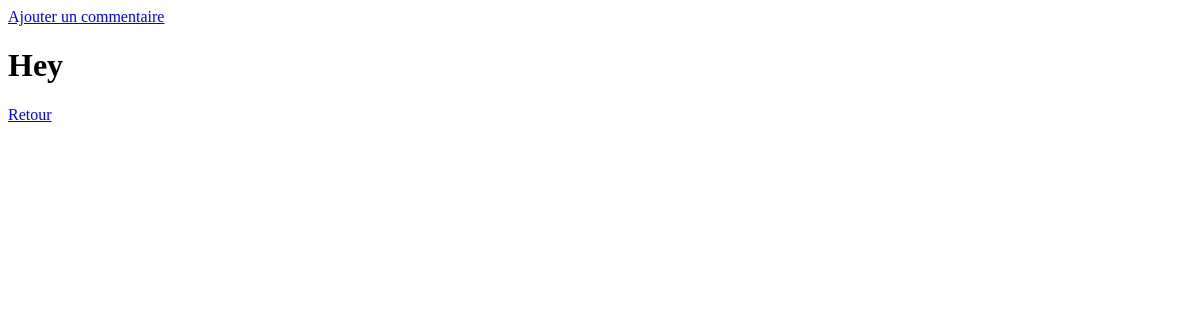
The page /index_commentaires/ on the database as committed earlier.
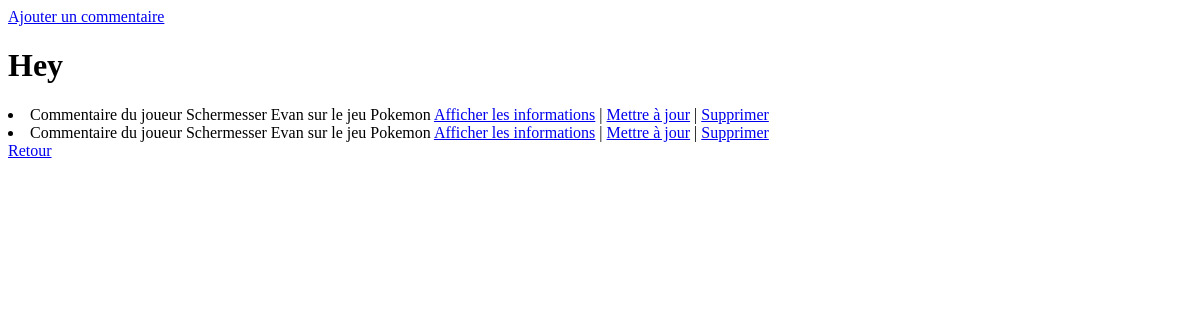
The same page on the database as committed later.
### ludotheque/models.py (models this page shows, shortened)
class Commentaires(models.Model):
    jeux = models.ForeignKey("Jeux", on_delete=models.CASCADE, default=None)
    joueurs = models.ForeignKey("Joueurs", on_delete=models.CASCADE, default=None)
    note = models.FloatField(max_length=3)
    commentaire = models.TextField(blank=True, null=True)
    date = models.DateField(blank=True, null=False)
    def __str__(self):
        chaine = f"Commentaire du joueur {self.joueurs} sur le jeu {self.jeux}"
        return chaine

class Joueurs(models.Model):
    nom = models.CharField(max_length=100)
    prenom = models.CharField(max_length=100)
    mail = models.CharField(max_length=100)
    mdp = models.CharField(max_length=100)
    TYPE_CHOICES = (
        ('professionnel', 'Professionnel'),
        ('particulier', 'Particulier'),
    )
    type = models.CharField(max_length=20, choices=TYPE_CHOICES)
    def __str__(self):
        chaine = f"{self.nom} {self.prenom} "
        return chaine

class Jeux(models.Model):
    titre = models.CharField(max_length=100)
    anneeSortie = models.IntegerField()
    photo = models.ImageField(upload_to='images/', blank=True, null=True)
    editeur = models.CharField(max_length=100)
    auteur = models.ForeignKey("Auteurs", on_delete=models.CASCADE, default=None)
    cat = models.ForeignKey("Categories", on_delete=models.CASCADE, default=None)
    def __str__(self):
        chaine = f" {self.titre} "
        return chaine

### ludotheque/views_commentaires.py (the view)
# urls.py: path('index_commentaires/', views_commentaires.commentaires_index),
def commentaires_index(request):
    liste = list(models.Commentaires.objects.all())
    return render(request, "commentaires/index.html", {"liste" : liste})

### ludotheque/templates/commentaires/index.html (shortened to what this page needs)
<!DOCTYPE html>
<html lang="en">
<head>
</head>
<body>
<a href="/ajout_commentaires/"> Ajouter un commentaire </a>
<h1> Hey </h1>
<article>
    {% for c in liste %}
        <li class="liste"> {{c}} <a class="edit" href="/ludotheque/affiche_commentaires/{{c.id}}/">Afficher les informations</a>  |  <a class="edit" href="/ludotheque/update_commentaires/{{c.id}}/">Mettre à jour</a>  |  <a class="edit" href="/ludotheque/delete_commentaires/{{c.id}}/">Supprimer</a> </li>
    {% endfor %}
</article>
<a href="/"> Retour </a>
</body>
</html>

Rows that differ between the two databases and show on the page:
added Commentaires: joueurs+jeux "Commentaire du joueur Schermesser Evan sur le jeu Pokemon"
added Commentaires: joueurs+jeux "Commentaire du joueur Schermesser Evan sur le jeu Pokemon"
